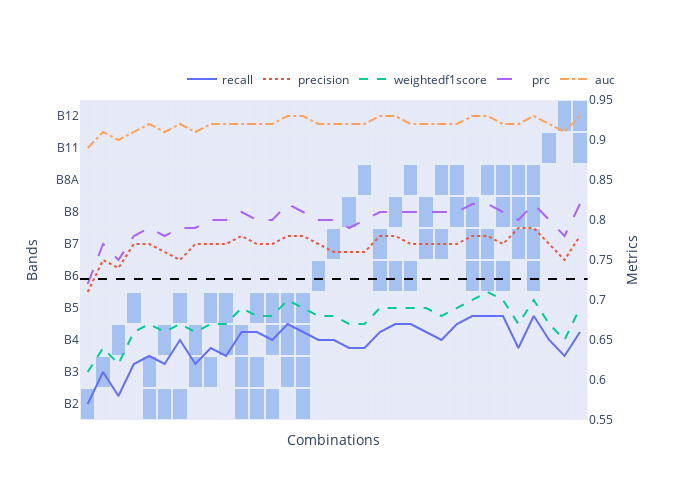
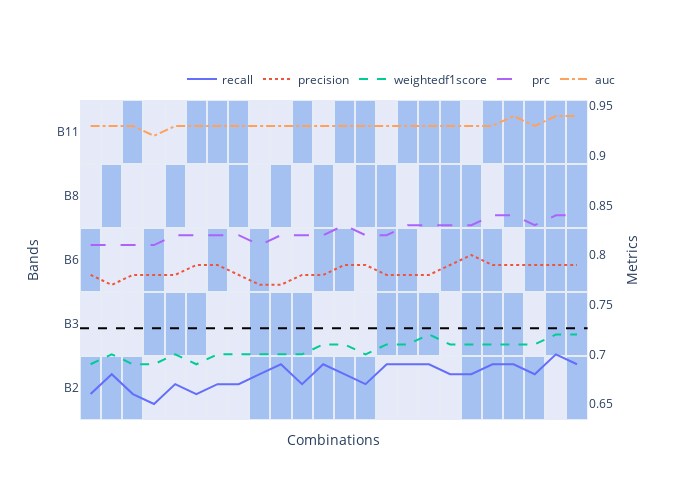

Notebook source saved alongside these figures, in order:
### Code cell
all_bands = utils.all_bands[:10]
best_metric = 'val_weightedf1score'

all_bands_dir = Path('models', 'season_selection', 'binary_crossentropy-237212-7-10-06-64-32')
best_all_bands = pd.read_csv(all_bands_dir.joinpath('model.log'))[best_metric].max()

for name, combs, bands in zip(
    ['band_selection', 'band_selection_further'],
    [group_combinations, selected_combinations],
    [all_bands, selected_group]
):
    best_rows = []
    for band_combination in combs:
        model_dirs = list(model_parent_dir.glob(f'*-{"_".join(band_combination)}'))
        for model_dir in reversed(model_dirs):
            df = pd.read_csv(model_dir.joinpath('model.log'))
            best = df[df[best_metric] == df[best_metric].max()]
            
            best[bands] = [int(b in band_combination) for b in bands]
                
            best_rows.append(best)
                
    best_df = pd.concat(best_rows).round(2).reset_index(drop=True)
    
    reload(plot_utils)
    fig = plot_utils.PlotUtils().line_heatmap(
        best_df, bands
    )

    fig.add_hline(
        y=best_all_bands, 
        line_dash='dash', 
        line_color='black',
        opacity=1,
        secondary_y=True
    )

    figure_dir = Path('report', 'figures', 'figures_analysis')
    figure_dir.mkdir(exist_ok=True)
    fig.write_image(figure_dir.joinpath(f'{name}.pdf'))
    fig.show()

### Figure 1 — Plotly figure (JSON) as saved in the notebook; plotly's stock layout.template omitted (floating-point values rounded to 4 significant figures; data arrays with more than 128 entries replaced by an {"elided": "..."} marker saying what was removed)
{"data": [{"hovertemplate": "variable=recall<br>index=%{x}<br>value=%{y}<extra></extra>", "legendgroup": "recall", "line": {"color": "#636efa", "dash": "solid"}, "marker": {"symbol": "circle"}, "mode": "lines", "name": "recall", "orientation": "v", "showlegend": true, "type": "scatter", "x": [0, 1, 2, 3, 4, 5, 6, 7, 8, 9, 10, 11, 12, 13, 14, 15, 16, 17, 18, 19, 20, 21, 22, 23, 24, 25, 26, 27, 28, 29, 30, 31, 32], "xaxis": "x", "y": [0.57, 0.61, 0.58, 0.62, 0.63, 0.62, 0.65, 0.62, 0.64, 0.63, 0.66, 0.66, 0.65, 0.67, 0.66, 0.65, 0.65, 0.64, 0.64, 0.66, 0.67, 0.67, 0.66, 0.65, 0.67, 0.68, 0.68, 0.68, 0.64, 0.68, 0.65, 0.63, 0.66], "yaxis": "y2"}, {"hovertemplate": "variable=precision<br>index=%{x}<br>value=%{y}<extra></extra>", "legendgroup": "precision", "line": {"color": "#EF553B", "dash": "dot"}, "marker": {"symbol": "circle"}, "mode": "lines", "name": "precision", "orientation": "v", "showlegend": true, "type": "scatter", "x": [0, 1, 2, 3, 4, 5, 6, 7, 8, 9, 10, 11, 12, 13, 14, 15, 16, 17, 18, 19, 20, 21, 22, 23, 24, 25, 26, 27, 28, 29, 30, 31, 32], "xaxis": "x", "y": [0.71, 0.75, 0.74, 0.77, 0.77, 0.76, 0.75, 0.77, 0.77, 0.77, 0.78, 0.77, 0.77, 0.78, 0.78, 0.77, 0.76, 0.76, 0.76, 0.78, 0.78, 0.77, 0.77, 0.77, 0.77, 0.78, 0.78, 0.77, 0.79, 0.79, 0.77, 0.75, 0.78], "yaxis": "y2"}, {"hovertemplate": "variable=weightedf1score<br>index=%{x}<br>value=%{y}<extra></extra>", "legendgroup": "weightedf1score", "line": {"color": "#00cc96", "dash": "dash"}, "marker": {"symbol": "circle"}, "mode": "lines", "name": "weightedf1score", "orientation": "v", "showlegend": true, "type": "scatter", "x": [0, 1, 2, 3, 4, 5, 6, 7, 8, 9, 10, 11, 12, 13, 14, 15, 16, 17, 18, 19, 20, 21, 22, 23, 24, 25, 26, 27, 28, 29, 30, 31, 32], "xaxis": "x", "y": [0.61, 0.64, 0.62, 0.66, 0.67, 0.66, 0.67, 0.66, 0.67, 0.67, 0.69, 0.68, 0.68, 0.7, 0.69, 0.68, 0.68, 0.67, 0.67, 0.69, 0.69, 0.69, 0.69, 0.68, 0.69, 0.7, 0.71, 0.7, 0.67, 0.7, 0.67, 0.65, 0.69], "yaxis": "y2"}, {"hovertemplate": "variable=prc<br>index=%{x}<br>value=%{y}<extra></extra>", "legendgroup": "prc", "line": {"color": "#ab63fa", "dash": "longdash"}, "marker": {"symbol": "circle"}, "mode": "lines", "name": "prc", "orientation": "v", "showlegend": true, "type": "scatter", "x": [0, 1, 2, 3, 4, 5, 6, 7, 8, 9, 10, 11, 12, 13, 14, 15, 16, 17, 18, 19, 20, 21, 22, 23, 24, 25, 26, 27, 28, 29, 30, 31, 32], "xaxis": "x", "y": [0.72, 0.77, 0.75, 0.78, 0.79, 0.78, 0.79, 0.79, 0.8, 0.8, 0.81, 0.8, 0.8, 0.82, 0.81, 0.8, 0.8, 0.79, 0.8, 0.81, 0.81, 0.81, 0.81, 0.81, 0.81, 0.82, 0.82, 0.81, 0.8, 0.82, 0.8, 0.78, 0.82], "yaxis": "y2"}, {"hovertemplate": "variable=auc<br>index=%{x}<br>value=%{y}<extra></extra>", "legendgroup": "auc", "line": {"color": "#FFA15A", "dash": "dashdot"}, "marker": {"symbol": "circle"}, "mode": "lines", "name": "auc", "orientation": "v", "showlegend": true, "type": "scatter", "x": [0, 1, 2, 3, 4, 5, 6, 7, 8, 9, 10, 11, 12, 13, 14, 15, 16, 17, 18, 19, 20, 21, 22, 23, 24, 25, 26, 27, 28, 29, 30, 31, 32], "xaxis": "x", "y": [0.89, 0.91, 0.9, 0.91, 0.92, 0.91, 0.92, 0.91, 0.92, 0.92, 0.92, 0.92, 0.92, 0.93, 0.93, 0.92, 0.92, 0.92, 0.92, 0.93, 0.93, 0.92, 0.92, 0.92, 0.92, 0.93, 0.93, 0.92, 0.92, 0.93, 0.92, 0.91, 0.93], "yaxis": "y2"}, {"colorscale": [[0, "lavender"], [0.5, "tomato"], [1, "cornflowerblue"]], "opacity": 0.5, "showscale": false, "type": "heatmap", "xaxis": "x", "xgap": 2, "y": ["B2", "B3", "B4", "B5", "B6", "B7", "B8", "B8A", "B11", "B12"], "yaxis": "y", "ygap": 2, "z": {"elided": "10x33 int values"}}], "layout": {"height": 500, "legend": {"orientation": "h", "x": 1, "xanchor": "right", "y": 1.02, "yanchor": "bottom"}, "shapes": [{"line": {"color": "black", "dash": "dash"}, "opacity": 1, "type": "line", "x0": 0, "x1": 1, "xref": "x domain", "y0": 0.7262, "y1": 0.7262, "yref": "y2"}], "width": 700, "xaxis": {"anchor": "y", "domain": [0, 0.94], "range": [-0.5, 32.5], "showgrid": false, "showticklabels": false, "title": {"text": "Combinations"}, "type": "linear", "zeroline": false}, "yaxis": {"anchor": "x", "autorange": true, "domain": [0, 1], "range": [-0.5, 9.5], "showgrid": false, "title": {"text": "Bands"}, "type": "category"}, "yaxis2": {"anchor": "x", "autorange": true, "overlaying": "y", "range": [0.55, 0.95], "showgrid": false, "side": "right", "title": {"text": "Metrics"}, "type": "linear"}}}

### Figure 2 — Plotly figure (JSON) as saved in the notebook; plotly's stock layout.template omitted (floating-point values rounded to 4 significant figures)
{"data": [{"hovertemplate": "variable=recall<br>index=%{x}<br>value=%{y}<extra></extra>", "legendgroup": "recall", "line": {"color": "#636efa", "dash": "solid"}, "marker": {"symbol": "circle"}, "mode": "lines", "name": "recall", "orientation": "v", "showlegend": true, "type": "scatter", "x": [0, 1, 2, 3, 4, 5, 6, 7, 8, 9, 10, 11, 12, 13, 14, 15, 16, 17, 18, 19, 20, 21, 22, 23], "xaxis": "x", "y": [0.66, 0.68, 0.66, 0.65, 0.67, 0.66, 0.67, 0.67, 0.68, 0.69, 0.67, 0.69, 0.68, 0.67, 0.69, 0.69, 0.69, 0.68, 0.68, 0.69, 0.69, 0.68, 0.7, 0.69], "yaxis": "y2"}, {"hovertemplate": "variable=precision<br>index=%{x}<br>value=%{y}<extra></extra>", "legendgroup": "precision", "line": {"color": "#EF553B", "dash": "dot"}, "marker": {"symbol": "circle"}, "mode": "lines", "name": "precision", "orientation": "v", "showlegend": true, "type": "scatter", "x": [0, 1, 2, 3, 4, 5, 6, 7, 8, 9, 10, 11, 12, 13, 14, 15, 16, 17, 18, 19, 20, 21, 22, 23], "xaxis": "x", "y": [0.78, 0.77, 0.78, 0.78, 0.78, 0.79, 0.79, 0.78, 0.77, 0.77, 0.78, 0.78, 0.79, 0.79, 0.78, 0.78, 0.78, 0.79, 0.8, 0.79, 0.79, 0.79, 0.79, 0.79], "yaxis": "y2"}, {"hovertemplate": "variable=weightedf1score<br>index=%{x}<br>value=%{y}<extra></extra>", "legendgroup": "weightedf1score", "line": {"color": "#00cc96", "dash": "dash"}, "marker": {"symbol": "circle"}, "mode": "lines", "name": "weightedf1score", "orientation": "v", "showlegend": true, "type": "scatter", "x": [0, 1, 2, 3, 4, 5, 6, 7, 8, 9, 10, 11, 12, 13, 14, 15, 16, 17, 18, 19, 20, 21, 22, 23], "xaxis": "x", "y": [0.69, 0.7, 0.69, 0.69, 0.7, 0.69, 0.7, 0.7, 0.7, 0.7, 0.7, 0.71, 0.71, 0.7, 0.71, 0.71, 0.72, 0.71, 0.71, 0.71, 0.71, 0.71, 0.72, 0.72], "yaxis": "y2"}, {"hovertemplate": "variable=prc<br>index=%{x}<br>value=%{y}<extra></extra>", "legendgroup": "prc", "line": {"color": "#ab63fa", "dash": "longdash"}, "marker": {"symbol": "circle"}, "mode": "lines", "name": "prc", "orientation": "v", "showlegend": true, "type": "scatter", "x": [0, 1, 2, 3, 4, 5, 6, 7, 8, 9, 10, 11, 12, 13, 14, 15, 16, 17, 18, 19, 20, 21, 22, 23], "xaxis": "x", "y": [0.81, 0.81, 0.81, 0.81, 0.82, 0.82, 0.82, 0.82, 0.81, 0.82, 0.82, 0.82, 0.83, 0.82, 0.82, 0.83, 0.83, 0.83, 0.83, 0.84, 0.84, 0.83, 0.84, 0.84], "yaxis": "y2"}, {"hovertemplate": "variable=auc<br>index=%{x}<br>value=%{y}<extra></extra>", "legendgroup": "auc", "line": {"color": "#FFA15A", "dash": "dashdot"}, "marker": {"symbol": "circle"}, "mode": "lines", "name": "auc", "orientation": "v", "showlegend": true, "type": "scatter", "x": [0, 1, 2, 3, 4, 5, 6, 7, 8, 9, 10, 11, 12, 13, 14, 15, 16, 17, 18, 19, 20, 21, 22, 23], "xaxis": "x", "y": [0.93, 0.93, 0.93, 0.92, 0.93, 0.93, 0.93, 0.93, 0.93, 0.93, 0.93, 0.93, 0.93, 0.93, 0.93, 0.93, 0.93, 0.93, 0.93, 0.93, 0.94, 0.93, 0.94, 0.94], "yaxis": "y2"}, {"colorscale": [[0, "lavender"], [0.5, "tomato"], [1, "cornflowerblue"]], "opacity": 0.5, "showscale": false, "type": "heatmap", "xaxis": "x", "xgap": 2, "y": ["B2", "B3", "B6", "B8", "B11"], "yaxis": "y", "ygap": 2, "z": [[1, 1, 1, 0, 0, 0, 0, 0, 1, 1, 1, 1, 1, 1, 0, 0, 0, 0, 1, 1, 1, 1, 0, 1], [0, 0, 0, 1, 1, 1, 0, 0, 1, 1, 1, 0, 0, 0, 1, 1, 1, 0, 1, 1, 1, 0, 1, 1], [1, 0, 0, 1, 0, 0, 1, 0, 1, 0, 0, 1, 1, 0, 1, 1, 0, 1, 1, 1, 0, 1, 1, 1], [0, 1, 0, 0, 1, 0, 0, 1, 0, 1, 0, 1, 0, 1, 1, 0, 1, 1, 1, 0, 1, 1, 1, 1], [0, 0, 1, 0, 0, 1, 1, 1, 0, 0, 1, 0, 1, 1, 0, 1, 1, 1, 0, 1, 1, 1, 1, 1]]}], "layout": {"height": 500, "legend": {"orientation": "h", "x": 1, "xanchor": "right", "y": 1.02, "yanchor": "bottom"}, "shapes": [{"line": {"color": "black", "dash": "dash"}, "opacity": 1, "type": "line", "x0": 0, "x1": 1, "xref": "x domain", "y0": 0.7262, "y1": 0.7262, "yref": "y2"}], "width": 700, "xaxis": {"anchor": "y", "domain": [0, 0.94], "range": [-0.5, 23.5], "showgrid": false, "showticklabels": false, "title": {"text": "Combinations"}, "type": "linear", "zeroline": false}, "yaxis": {"anchor": "x", "autorange": true, "domain": [0, 1], "range": [-0.5, 4.5], "showgrid": false, "title": {"text": "Bands"}, "type": "category"}, "yaxis2": {"anchor": "x", "autorange": true, "overlaying": "y", "range": [0.6339, 0.9561], "showgrid": false, "side": "right", "title": {"text": "Metrics"}, "type": "linear"}}}
